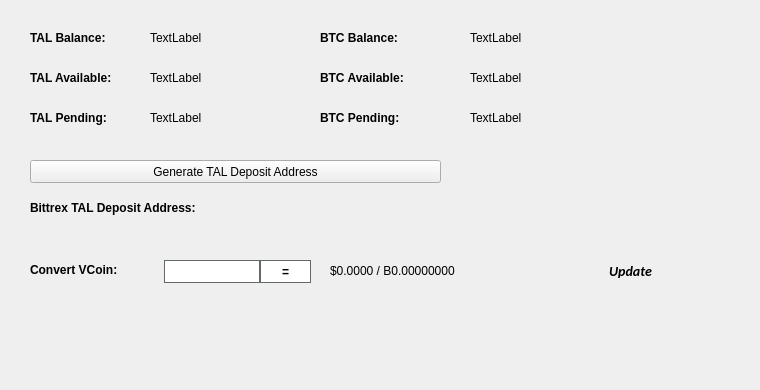
   <widget class="QWidget" name="BalanceTab">
    <attribute name="title">
     <string>Balance</string>
    </attribute>
    <widget class="QLabel" name="BitcoinBalanceLabel">
     <property name="geometry">
      <rect>
       <x>470</x>
       <y>30</y>
       <width>150</width>
       <height>16</height>
      </rect>
     </property>
     <property name="text">
      <string>TextLabel</string>
     </property>
    </widget>
    <widget class="QLabel" name="TALBalanceLabel">
     <property name="geometry">
      <rect>
       <x>150</x>
       <y>30</y>
       <width>150</width>
       <height>16</height>
      </rect>
     </property>
     <property name="text">
      <string>TextLabel</string>
     </property>
    </widget>
    <widget class="QLabel" name="label_11">
     <property name="geometry">
      <rect>
       <x>30</x>
       <y>30</y>
       <width>101</width>
       <height>16</height>
      </rect>
     </property>
     <property name="font">
      <font>
       <weight>75</weight>
       <bold>true</bold>
      </font>
     </property>
     <property name="text">
      <string>TAL Balance:</string>
     </property>
    </widget>
    <widget class="QLabel" name="label_12">
     <property name="geometry">
      <rect>
       <x>320</x>
       <y>30</y>
       <width>101</width>
       <height>16</height>
      </rect>
     </property>
     <property name="font">
      <font>
       <weight>75</weight>
       <bold>true</bold>
      </font>
     </property>
     <property name="text">
      <string>BTC Balance:</string>
     </property>
    </widget>
    <widget class="QLabel" name="TALAvailableLabel_2">
     <property name="geometry">
      <rect>
       <x>150</x>
       <y>70</y>
       <width>150</width>
       <height>16</height>
      </rect>
     </property>
     <property name="text">
      <string>TextLabel</string>
     </property>
    </widget>
    <widget class="QLabel" name="label_13">
     <property name="geometry">
      <rect>
       <x>30</x>
       <y>70</y>
       <width>111</width>
       <height>16</height>
      </rect>
     </property>
     <property name="font">
      <font>
       <weight>75</weight>
       <bold>true</bold>
      </font>
     </property>
     <property name="text">
      <string>TAL Available:</string>
     </property>
    </widget>
    <widget class="QLabel" name="label_14">
     <property name="geometry">
      <rect>
       <x>30</x>
       <y>110</y>
       <width>101</width>
       <height>16</height>
      </rect>
     </property>
     <property name="font">
      <font>
       <weight>75</weight>
       <bold>true</bold>
      </font>
     </property>
     <property name="text">
      <string>TAL Pending:</string>
     </property>
    </widget>
    <widget class="QLabel" name="TALPendingLabel">
     <property name="geometry">
      <rect>
       <x>150</x>
       <y>110</y>
       <width>150</width>
       <height>16</height>
      </rect>
     </property>
     <property name="text">
      <string>TextLabel</string>
     </property>
    </widget>
    <widget class="QLabel" name="label_15">
     <property name="geometry">
      <rect>
       <x>320</x>
       <y>70</y>
       <width>111</width>
       <height>16</height>
      </rect>
     </property>
     <property name="font">
      <font>
       <weight>75</weight>
       <bold>true</bold>
      </font>
     </property>
     <property name="text">
      <string>BTC Available:</string>
     </property>
    </widget>
    <widget class="QLabel" name="BitcoinAvailableLabel">
     <property name="geometry">
      <rect>
       <x>470</x>
       <y>70</y>
       <width>150</width>
       <height>16</height>
      </rect>
     </property>
     <property name="text">
      <string>TextLabel</string>
     </property>
    </widget>
    <widget class="QLabel" name="label_31">
     <property name="geometry">
      <rect>
       <x>320</x>
       <y>110</y>
       <width>111</width>
       <height>16</height>
      </rect>
     </property>
     <property name="font">
      <font>
       <weight>75</weight>
       <bold>true</bold>
      </font>
     </property>
     <property name="text">
      <string>BTC Pending:</string>
     </property>
    </widget>
    <widget class="QLabel" name="BitcoinPendingLabel">
     <property name="geometry">
      <rect>
       <x>470</x>
       <y>110</y>
       <width>150</width>
       <height>16</height>
      </rect>
     </property>
     <property name="text">
      <string>TextLabel</string>
     </property>
    </widget>
    <widget class="QLabel" name="label_33">
     <property name="geometry">
      <rect>
       <x>30</x>
       <y>200</y>
       <width>221</width>
       <height>16</height>
      </rect>
     </property>
     <property name="font">
      <font>
       <weight>75</weight>
       <bold>true</bold>
      </font>
     </property>
     <property name="text">
      <string>Bittrex TAL Deposit Address:</string>
     </property>
    </widget>
    <widget class="QPushButton" name="GenDepositBTN">
     <property name="geometry">
      <rect>
       <x>30</x>
       <y>160</y>
       <width>411</width>
       <height>23</height>
      </rect>
     </property>
     <property name="text">
      <string>Generate TAL Deposit Address</string>
     </property>
     <property name="icon">
      <iconset resource="../tal.qrc">
       <normaloff>:/icons/bitcoin</normaloff>:/icons/bitcoin</iconset>
     </property>
    </widget>
    <widget class="QLabel" name="DepositAddressLabel">
     <property name="geometry">
      <rect>
       <x>200</x>
       <y>200</y>
       <width>261</width>
       <height>16</height>
      </rect>
     </property>
     <property name="palette">
      <palette>
       <active>
        <colorrole role="WindowText">
         <brush brushstyle="SolidPattern">
          <color alpha="255">
           <red>0</red>
           <green>0</green>
           <blue>0</blue>
          </color>
         </brush>
        </colorrole>
        <colorrole role="Text">
         <brush brushstyle="SolidPattern">
          <color alpha="255">
           <red>0</red>
           <green>0</green>
           <blue>255</blue>
          </color>
         </brush>
        </colorrole>
       </active>
       <inactive>
        <colorrole role="WindowText">
         <brush brushstyle="SolidPattern">
          <color alpha="255">
           <red>0</red>
           <green>0</green>
           <blue>0</blue>
          </color>
         </brush>
        </colorrole>
        <colorrole role="Text">
         <brush brushstyle="SolidPattern">
          <color alpha="255">
           <red>0</red>
           <green>0</green>
           <blue>255</blue>
          </color>
         </brush>
        </colorrole>
       </inactive>
       <disabled>
        <colorrole role="WindowText">
         <brush brushstyle="SolidPattern">
          <color alpha="255">
           <red>120</red>
           <green>120</green>
           <blue>120</blue>
          </color>
         </brush>
        </colorrole>
        <colorrole role="Text">
         <brush brushstyle="SolidPattern">
          <color alpha="255">
           <red>120</red>
           <green>120</green>
           <blue>120</blue>
          </color>
         </brush>
        </colorrole>
       </disabled>
      </palette>
     </property>
     <property name="font">
      <font>
       <weight>75</weight>
       <bold>true</bold>
      </font>
     </property>
     <property name="text">
      <string/>
     </property>
     <property name="alignment">
      <set>Qt::AlignRight|Qt::AlignTrailing|Qt::AlignVCenter</set>
     </property>
     <property name="textInteractionFlags">
      <set>Qt::LinksAccessibleByMouse|Qt::TextSelectableByKeyboard|Qt::TextSelectableByMouse</set>
     </property>
    </widget>
    <widget class="QLabel" name="label_8">
     <property name="geometry">
      <rect>
       <x>460</x>
       <y>300</y>
       <width>281</width>
       <height>81</height>
      </rect>
     </property>
     <property name="text">
      <string/>
     </property>
     <property name="pixmap">
      <pixmap>:/images/bittrex</pixmap>
     </property>
    </widget>
    <widget class="QWidget" name="widgetConversion" native="true">
     <property name="geometry">
      <rect>
       <x>0</x>
       <y>250</y>
       <width>751</width>
       <height>43</height>
      </rect>
     </property>
     <property name="minimumSize">
      <size>
       <width>0</width>
       <height>43</height>
      </size>
     </property>
     <property name="styleSheet">
      <string notr="true"/>
     </property>
     <widget class="QPushButton" name="btnUpdateMarketData">
      <property name="geometry">
       <rect>
        <x>575</x>
        <y>0</y>
        <width>111</width>
        <height>41</height>
       </rect>
      </property>
      <property name="sizePolicy">
       <sizepolicy hsizetype="Expanding" vsizetype="Expanding">
        <horstretch>0</horstretch>
        <verstretch>0</verstretch>
       </sizepolicy>
      </property>
      <property name="font">
       <font>
        <family>calibri</family>
        <pointsize>-1</pointsize>
        <weight>75</weight>
        <italic>true</italic>
        <bold>true</bold>
       </font>
      </property>
      <property name="styleSheet">
       <string notr="true">margin:0px;text-align:center;padding:2px;border-radius:3px;font-style:italic;width:100px;font-size:14px;font-family:calibri;font-weight:600;</string>
      </property>
      <property name="text">
       <string>Update</string>
      </property>
      <property name="iconSize">
       <size>
        <width>150</width>
        <height>35</height>
       </size>
      </property>
      <property name="autoDefault">
       <bool>true</bool>
      </property>
      <property name="default">
       <bool>true</bool>
      </property>
     </widget>
     <widget class="QLabel" name="lblConvertVCoin">
      <property name="geometry">
       <rect>
        <x>30</x>
        <y>10</y>
        <width>131</width>
        <height>20</height>
       </rect>
      </property>
      <property name="styleSheet">
       <string notr="true"/>
      </property>
      <property name="text">
       <string>&lt;html&gt;&lt;head/&gt;&lt;body&gt;&lt;p&gt;&lt;span style=&quot; font-weight:600;&quot;&gt;Convert VCoin:&lt;/span&gt;&lt;/p&gt;&lt;/body&gt;&lt;/html&gt;</string>
      </property>
     </widget>
     <widget class="QLineEdit" name="txtConvertVCoinQty">
      <property name="geometry">
       <rect>
        <x>160</x>
        <y>10</y>
        <width>100</width>
        <height>23</height>
       </rect>
      </property>
      <property name="minimumSize">
       <size>
        <width>100</width>
        <height>23</height>
       </size>
      </property>
      <property name="maximumSize">
       <size>
        <width>100</width>
        <height>16777215</height>
       </size>
      </property>
      <property name="styleSheet">
       <string notr="true">border: 1px solid #61696c;margin-left:4px;</string>
      </property>
     </widget>
     <widget class="QPushButton" name="btnConvertTAL">
      <property name="geometry">
       <rect>
        <x>260</x>
        <y>10</y>
        <width>51</width>
        <height>23</height>
       </rect>
      </property>
      <property name="minimumSize">
       <size>
        <width>0</width>
        <height>23</height>
       </size>
      </property>
      <property name="styleSheet">
       <string notr="true">border:1px solid #61696c;background:white;font-weight:600;</string>
      </property>
      <property name="text">
       <string>=</string>
      </property>
     </widget>
     <widget class="QLabel" name="lblConvertVCoinResults">
      <property name="geometry">
       <rect>
        <x>330</x>
        <y>0</y>
        <width>201</width>
        <height>41</height>
       </rect>
      </property>
      <property name="styleSheet">
       <string notr="true"/>
      </property>
      <property name="text">
       <string>$0.0000 / B0.00000000</string>
      </property>
     </widget>
     <widget class="QLabel" name="iconOverviewUpdateWait">
      <property name="geometry">
       <rect>
        <x>670</x>
        <y>10</y>
        <width>24</width>
        <height>24</height>
       </rect>
      </property>
      <property name="text">
       <string/>
      </property>
      <property name="pixmap">
       <pixmap resource="../tal.qrc">:/icons/transaction_1</pixmap>
      </property>
      <property name="scaledContents">
       <bool>true</bool>
      </property>
      <property name="alignment">
       <set>Qt::AlignCenter</set>
      </property>
     </widget>
    </widget>
   </widget>
